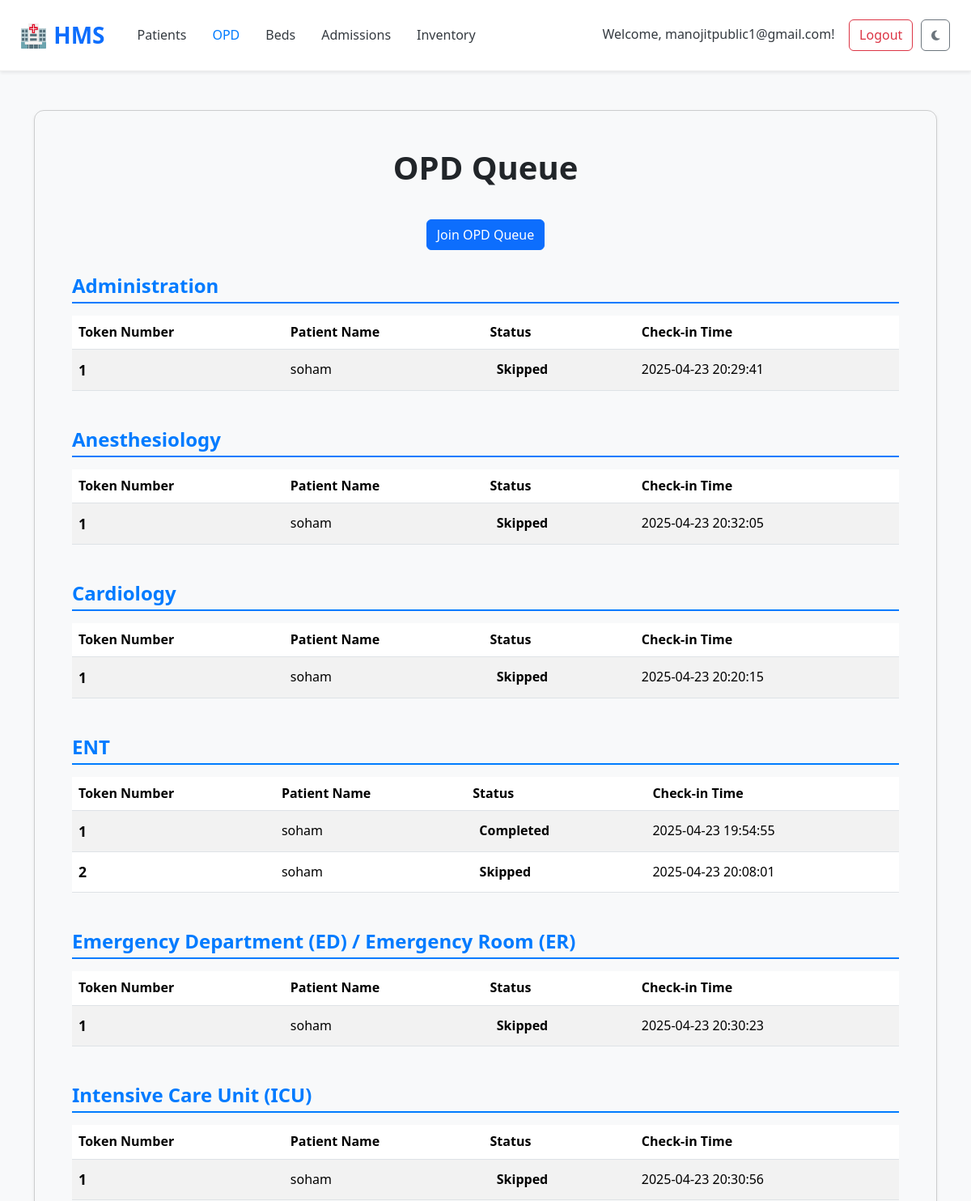
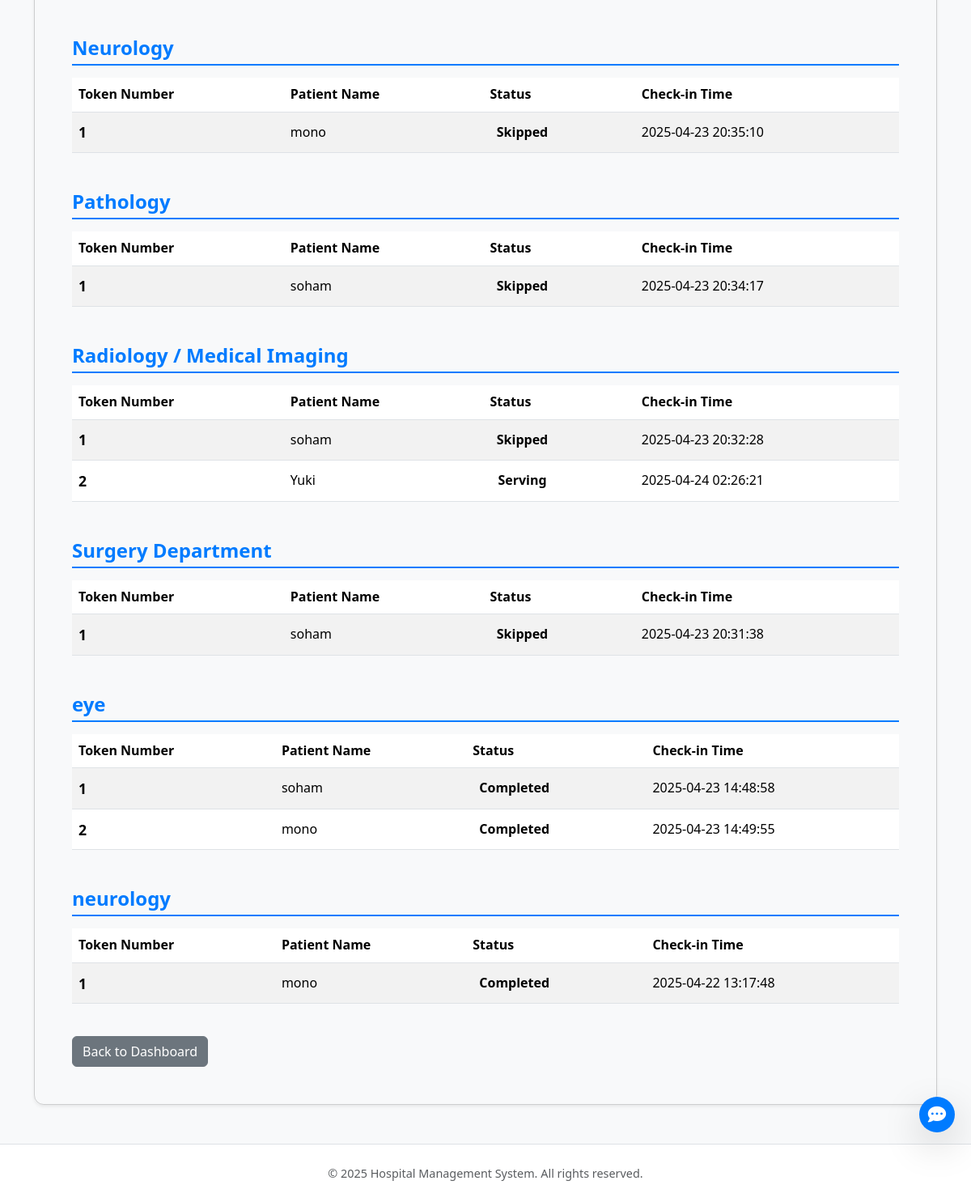
The page /opd (signed in) on the database its author committed (2 pictures, top to bottom).
### tables this page shows
CREATE TABLE opd_queue (
    queue_id TEXT PRIMARY KEY,
    patient_id TEXT NOT NULL,
    department TEXT NOT NULL,
    token_number INTEGER NOT NULL,
    status TEXT NOT NULL DEFAULT 'Waiting',
    check_in_time TIMESTAMP DEFAULT CURRENT_TIMESTAMP,
    FOREIGN KEY (patient_id) REFERENCES patients(patient_id)
);

CREATE TABLE patients (
    patient_id TEXT PRIMARY KEY,
    name TEXT NOT NULL,
    age INTEGER,
    gender TEXT,
    contact_number TEXT,
    address TEXT,
    emergency_contact TEXT,
    blood_group TEXT,
    medical_history TEXT
);

### app.py (the view)
@app.route('/opd')
def view_opd_queue():
    conn = get_db()
    cursor = conn.cursor()
    try:
        cursor.execute("""
            SELECT
                oq.queue_id,
                oq.token_number,
                p.name,
                oq.department,
                oq.status,
                oq.check_in_time
            FROM opd_queue oq
            JOIN patients p ON oq.patient_id = p.patient_id
            ORDER BY oq.department ASC, oq.check_in_time ASC
        """)
        queue_items = cursor.fetchall()
    except sqlite3.Error as e:
        print(f"Database error fetching OPD queue: {e}")
        flash(f"Error loading OPD queue: {e}", "danger")
        queue_items = []
    finally:
        close_db(conn)
    grouped_queue = {}
    for item in queue_items:
        department = item['department']
        if department not in grouped_queue:
            grouped_queue[department] = []
        grouped_queue[department].append(item)
    can_manage_opd = session.get('user_type') in ['hospital', 'doctor']
    return render_template('view_opd_queue.html',
                           grouped_queue=grouped_queue,
                           can_manage_opd=can_manage_opd)

### app.py (called while the page is built)
def get_db():
    conn = sqlite3.connect(DATABASE)
    conn.row_factory = sqlite3.Row
    return conn

### templates/view_opd_queue.html (shortened to what this page needs)
<!DOCTYPE html>
<html lang="en">
<head>
    <link href="https://cdn.jsdelivr.net/npm/bootstrap@5.3.3/dist/css/bootstrap.min.css" rel="stylesheet">
    <link href="https://cdn.jsdelivr.net/npm/aos@2.3.4/dist/aos.css" rel="stylesheet">
    <link rel="stylesheet" href="https://cdnjs.cloudflare.com/ajax/libs/font-awesome/6.5.0/css/all.min.css" />
    <link rel="stylesheet" href="{{ url_for('static', filename='style.css') }}">
    <link rel="stylesheet" href="{{ url_for('static', filename='index_style.css') }}">
</head>
<body {% if g.get('theme')=='dark' %}data-bs-theme="dark" {% endif %}>
    <nav class="navbar navbar-expand-lg navbar-light bg-white shadow-sm px-4" data-aos="fade-down">
        <a class="navbar-brand fw-bold text-primary" href="{{ url_for('index') }}">🏥 HMS</a>
        <div class="collapse navbar-collapse justify-content-between" id="navbarNav">
            <ul class="navbar-nav">
                {% if session.get('user_id') %}
                <li class="nav-item">
                    <a class="nav-link {% if request.endpoint == 'list_patients' %}active{% endif %}"
                        href="{{ url_for('list_patients') }}">Patients</a>
                </li>
                <li class="nav-item">
                    <a class="nav-link {% if request.endpoint == 'view_opd_queue' %}active{% endif %}"
                        href="{{ url_for('view_opd_queue') }}">OPD</a>
                </li>
                <li class="nav-item">
                    <a class="nav-link {% if request.endpoint == 'list_beds' %}active{% endif %}"
                        href="{{ url_for('list_beds') }}">Beds</a>
                </li>
                <li class="nav-item">
                    <a class="nav-link {% if request.endpoint == 'list_admissions' %}active{% endif %}"
                        href="{{ url_for('list_admissions') }}">Admissions</a>
                </li>
                <li class="nav-item">
                    <a class="nav-link {% if request.endpoint == 'view_inventory' %}active{% endif %}"
                        href="{{ url_for('view_inventory') }}">Inventory</a>
                </li>
                {% endif %}
            </ul>
            <ul class="navbar-nav">
                {% if session.get('user_id') %}
                <li class="nav-item">
                    <a class="nav-link navbar-text me-2" href="{{ url_for('view_profile') }}" style="cursor: pointer;">
                        Welcome, {{ session.get('user_email') }}!
                    </a>
                </li>
                <li class="nav-item">
                    <a class="btn btn-outline-danger" href="{{ url_for('logout') }}">Logout</a>
                </li>
                {% endif %}
                <li class="nav-item">
                    <button id="darkModeToggle" class="btn btn-outline-secondary ms-2" title="Toggle Dark Mode"
                        aria-label="Toggle Dark Mode">
                        <i class="fas fa-moon moon-icon"></i>
                    </button>
                </li>
            </ul>
        </div>
    </nav>
    <div class="container my-5">
        <div class="opd-queue-container card shadow-sm">
            <div class="card-body">
                <h1>OPD Queue</h1>
                <div class="join-opd-button-container">
                    <a href="{{ url_for('join_opd_queue') }}" class="btn btn-primary">Join OPD Queue</a>
                </div>
                {% if grouped_queue | length == 0 %}
                <p class="text-center text-muted">No patients in the OPD queue across all departments.</p>
                {% else %}
                {% for department, queue_items in grouped_queue.items() %}
                <h2 class="department-heading">{{ department }}</h2>
                {% if queue_items | length == 0 %}
                <p class="text-center text-muted empty-department-message">No patients in the {{ department }} queue.</p>
                {% else %}
                <div class="table-responsive">
                    <table class="table table-striped table-hover align-middle opd-queue-table">
                        <thead>
                            <tr>
                                <th>Token Number</th>
                                <th>Patient Name</th>
                                <th>Status</th>
                                <th>Check-in Time</th>
                            </tr>
                        </thead>
                        <tbody>
                            {% for item in queue_items %}
                            <tr data-queue-id="{{ item['queue_id'] }}" class="status-{{ item['status'] | lower }}">
                                <td>{{ item['token_number'] }}</td>
                                <td>{{ item['name'] }}</td>
                                <td>
                                    <span class="status-span status-{{ item['status'] }}">{{ item['status'] }}</span>
                                </td>
                                <td>{{ item['check_in_time'] }}</td>
                            </tr>
                            {% endfor %}
                        </tbody>
                    </table>
                </div>
                {% endif %}
                {% endfor %}
                {% endif %}
                <div class="mt-4">
                    <a href="{{ url_for('index') }}" class="btn btn-secondary">Back to Dashboard</a>
                </div>
            </div>
        </div>
    </div>
    <footer class="bg-white border-top py-4 text-center" data-aos="fade-up">
        <div class="container">
            <p class="mb-0 text-muted">&copy; 2025 Hospital Management System. All rights reserved.</p>
        </div>
    </footer>
    <div id="chatbot-container">
        <button id="chatbot-toggle-btn" class="btn btn-primary rounded-circle shadow-lg">
            <i class="fas fa-comment-dots"></i>
        </button>
    </div>
</body>
</html>

### static/style.css (style rules this page uses)
html { scroll-behavior: smooth; }
:root { --primary-color: #007bff; --primary-darker: #0056b3; --secondary-color: #6c757d; --light-bg: #f8f9fa; --dark-text: #343a40; --card-border-color: #eee; }
body { font-family: 'Segoe UI', Tahoma, Geneva, Verdana, sans-serif; color: var(--dark-text); background-color: var(--light-bg); line-height: 1.6; }
.navbar { background-color: white !important; border-bottom: 1px solid var(--card-border-color); padding: 1rem 2rem; }
.navbar { position: sticky; top: 0; z-index: 999; }
.nav-item { display: flex; justify-content: center; text-align: center; }
.navbar-brand { font-size: 1.75rem; font-weight: bold; color: var(--primary-color); }
.navbar-nav .nav-link { color: var(--dark-text); margin-left: 1rem; padding: 0.5rem 1rem; }
.navbar-nav .nav-link:hover, .navbar-nav .nav-link.active { color: var(--primary-color); font-weight: 500; }
.navbar-nav .btn { margin: 0.1rem; }
footer { color: #777; font-size: 0.9rem; }

### static/index_style.css (style rules this page uses)
body { opacity: 0; transition: opacity 0.5s ease-in-out; }
body.loaded { opacity: 1; }
.card { transition: transform 0.3s ease, box-shadow 0.3s ease; }
#darkModeToggle { transition: all 0.3s ease; font-size: 14px; padding: 8px 12px; }
#chatbot-toggle-btn { position: fixed; bottom: calc(20px + 56px + 10px); right: 20px; z-index: 1052; width: 44px; height: 44px; border-radius: 50%; background-color: #007bff; color: white; border: none; display: flex; align-items: center; justify-content: center; cursor: pointer; box-shadow: 0 4px 8px rgba(0, 0, 0, 0.2); transition: all 0.3s ease; font-size: 1.4rem; }
#chatbot-toggle-btn i { color: inherit; }

### templates/view_opd_queue.html (style rules this page uses)
.opd-queue-container { margin-top: 30px; padding: 30px; background-color: var(--card-bg-color); border-radius: 12px; box-shadow: 0 5px 15px rgba(0, 0, 0, 0.1); }
.opd-queue-container h1 { text-align: center; margin-bottom: 40px; color: var(--text-color); font-weight: 700; }
.opd-queue-table tbody td:first-child { font-weight: bold; font-size: 1.1em; }
.opd-queue-table tbody td:nth-child(2) { font-weight: 500; }
.status-span { font-weight: bold; padding: 4px 8px; border-radius: 4px; display: inline-block; min-width: 80px; text-align: center; }
.status-span.status-Serving { background-color: var(--success-color-light); color: var(--success-color-dark); }
.status-span.status-Completed { background-color: var(--secondary-color-light); color: var(--secondary-color-dark); }
.status-span.status-Skipped { background-color: var(--danger-color-light); color: var(--danger-color-dark); }
.opd-queue-table tbody tr.status-serving { background-color: rgba(40, 167, 69, 0.1); border-left: 4px solid var(--success-color); }
.department-heading { margin-top: 30px; margin-bottom: 15px; padding-bottom: 5px; border-bottom: 2px solid var(--primary-color); color: var(--primary-color); font-size: 1.5rem; font-weight: 600; }
.join-opd-button-container { display: flex; justify-content: center; text-align: center; margin-bottom: 20px; }

### rows shown on the page
opd_queue: department "Administration", token_number "1", name "soham", status "Skipped", check_in_time "2025-04-23 20:29:41"
opd_queue: department "Anesthesiology", token_number "1", name "soham", status "Skipped", check_in_time "2025-04-23 20:32:05"
opd_queue: department "Cardiology", token_number "1", name "soham", status "Skipped", check_in_time "2025-04-23 20:20:15"
opd_queue: department "ENT", token_number "1", name "soham", status "Completed", check_in_time "2025-04-23 19:54:55"
opd_queue: token_number "2", name "soham", status "Skipped", check_in_time "2025-04-23 20:08:01"
opd_queue: department "Emergency Department (ED) / Emergency Room (ER)", token_number "1", name "soham", status "Skipped", check_in_time "2025-04-23 20:30:23"
opd_queue: department "Intensive Care Unit (ICU)", token_number "1", name "soham", status "Skipped", check_in_time "2025-04-23 20:30:56"
opd_queue: department "Neurology", token_number "1", name "mono", status "Skipped", check_in_time "2025-04-23 20:35:10"
opd_queue: department "Pathology", token_number "1", name "soham", status "Skipped", check_in_time "2025-04-23 20:34:17"
opd_queue: department "Radiology / Medical Imaging", token_number "1", name "soham", status "Skipped", check_in_time "2025-04-23 20:32:28"
opd_queue: token_number "2", name "Yuki", status "Serving", check_in_time "2025-04-24 02:26:21"
opd_queue: department "Surgery Department", token_number "1", name "soham", status "Skipped", check_in_time "2025-04-23 20:31:38"
opd_queue: department "eye", token_number "1", name "soham", status "Completed", check_in_time "2025-04-23 14:48:58"
opd_queue: token_number "2", name "mono", status "Completed", check_in_time "2025-04-23 14:49:55"
opd_queue: department "neurology", token_number "1", name "mono", status "Completed", check_in_time "2025-04-22 13:17:48"

### other values the page prints
{{ session.get('user_email') }} "manojitpublic1@gmail.com"
